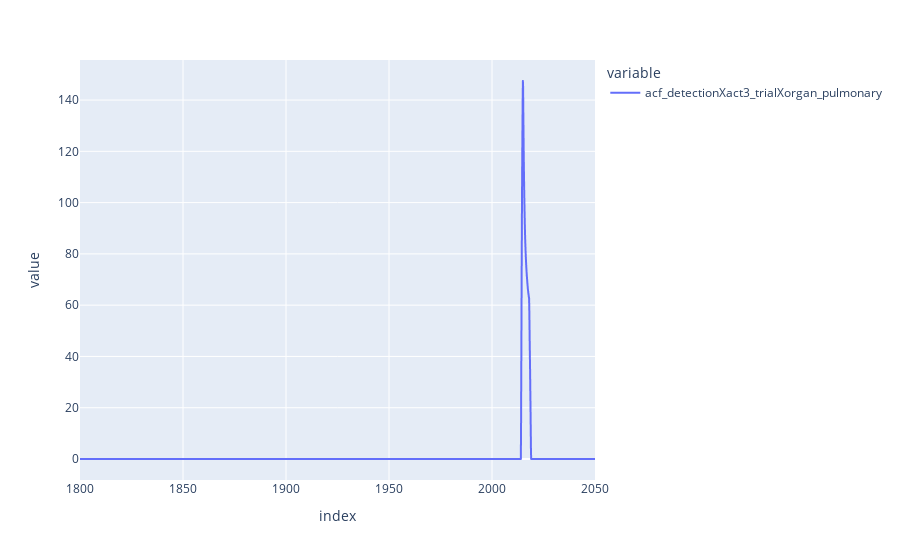

This figure's notebook cell:
### Code cell
derived_df_0['acf_detectionXact3_trialXorgan_pulmonary'].plot()

### Figure 1 — Plotly figure (JSON) as saved in the notebook; plotly's stock layout.template omitted (floating-point values rounded to 4 significant figures; data arrays with more than 128 entries replaced by an {"elided": "..."} marker saying what was removed)
{"data": [{"hovertemplate": "variable=acf_detectionXact3_trialXorgan_pulmonary<br>index=%{x}<br>value=%{y}<extra></extra>", "legendgroup": "acf_detectionXact3_trialXorgan_pulmonary", "line": {"color": "#636efa", "dash": "solid"}, "marker": {"symbol": "circle"}, "mode": "lines", "name": "acf_detectionXact3_trialXorgan_pulmonary", "showlegend": true, "type": "scattergl", "x": {"elided": "2501 float values"}, "xaxis": "x", "y": {"elided": "2501 float values"}, "yaxis": "y"}], "layout": {"legend": {"title": {"text": "variable"}, "tracegroupgap": 0}, "margin": {"t": 60}, "xaxis": {"anchor": "y", "domain": [0, 1], "title": {"text": "index"}}, "yaxis": {"anchor": "x", "domain": [0, 1], "title": {"text": "value"}}}}
